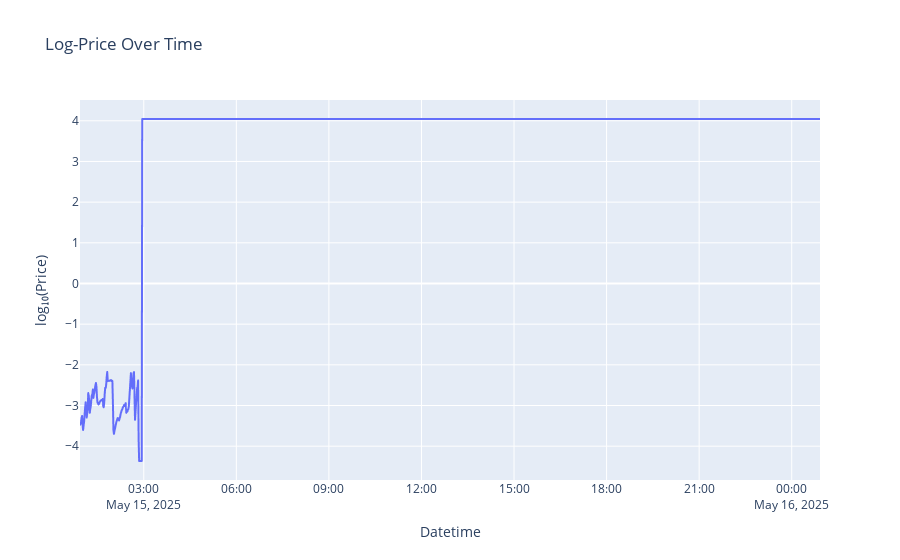

The code cell stored with this chart in its notebook:
### Code cell
# Create the histogram
import polars as pl
import plotly.express as px

# 1️⃣  Prepare the data
line_df = (
    df
    .filter(pl.col("price") > 0)                 # keep valid prices
    .select(
        "datetime",
        pl.col("price").log10().alias("log_price")  # log10; use .log() for natural-log
    )
    .collect()                                   # convert LazyFrame → eager DataFrame for Plotly
)

# 2️⃣  Plot
fig = px.line(
    line_df,
    x="datetime",
    y="log_price",
    title="Log-Price Over Time",
    labels={"datetime": "Datetime", "log_price": "log₁₀(Price)"}
)

fig.show()  # add `renderer="browser"` if you’re still missing nbformat

### Figure 1 — Plotly figure (JSON) as saved in the notebook; plotly's stock layout.template omitted (floating-point values rounded to 4 significant figures; data arrays with more than 128 entries replaced by an {"elided": "..."} marker saying what was removed)
{"data": [{"hovertemplate": "Datetime=%{x}<br>log₁₀(Price)=%{y}<extra></extra>", "legendgroup": "", "line": {"color": "#636efa", "dash": "solid"}, "marker": {"symbol": "circle"}, "mode": "lines", "name": "", "showlegend": false, "type": "scattergl", "x": {"elided": "1440 str values"}, "xaxis": "x", "y": {"elided": "1440 float values"}, "yaxis": "y"}], "layout": {"legend": {"tracegroupgap": 0}, "title": {"text": "Log-Price Over Time"}, "xaxis": {"anchor": "y", "domain": [0, 1], "title": {"text": "Datetime"}}, "yaxis": {"anchor": "x", "domain": [0, 1], "title": {"text": "log₁₀(Price)"}}}}
